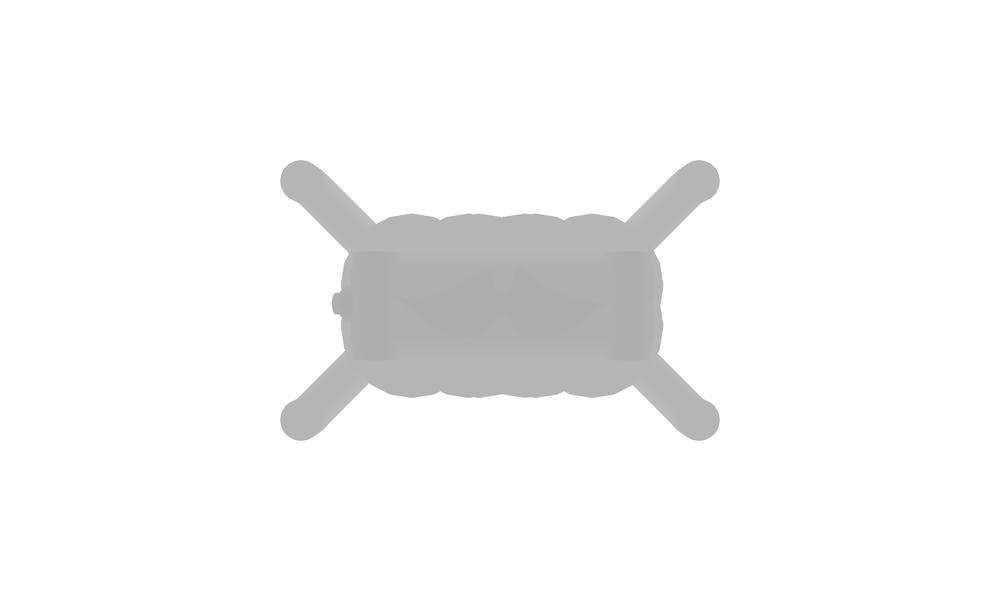
#> input picture data/Bodacious_Snaget-Krunk.png, 1000 x 601 px, shrunk from 4626 x 2778 before the run
$ python openness.py
#> lines starting #> are read from the running program, lines starting #| are printed output that depends on the picture
import numpy as np
import cv2
from stl import mesh


d = cv2.imread('./data/Bodacious_Snaget-Krunk.png', cv2.IMREAD_UNCHANGED)[:,:,0]
#> d: shape (601, 1000); min 168, max 255, mean 246.1

y, x = np.where(d != 255)
d = 255 - d[np.min(y):np.max(y)+1, np.min(x):np.max(x)+1]
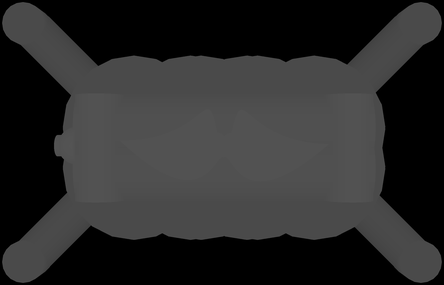
#> d: shape (285, 444); min 0, max 87, mean 42.1
d[np.where(d==0)] = sorted(list(set(d.flatten())))[1]

#> (the run stopped early here; a loop or call above may not have finished)

$ run again, with data/estrella_nijadoble.png copied over data/Bodacious_Snaget-Krunk.png
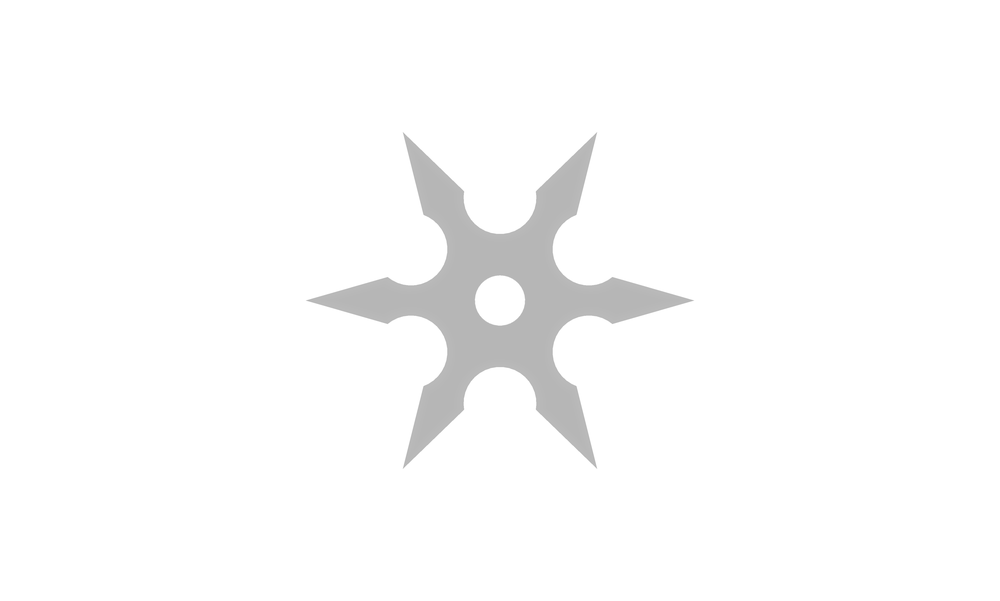
#> input picture data/estrella_nijadoble.png, 1000 x 601 px, shrunk from 4626 x 2778 before the run
#> `d = 255 - d[np.min(y):np.max(y)+1, np.min(x):np.max(x)+1]`:
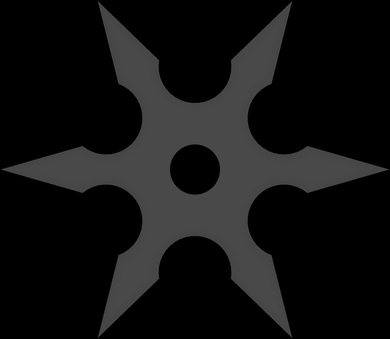
#> d: shape (339, 390); min 0, max 79, mean 18.5
